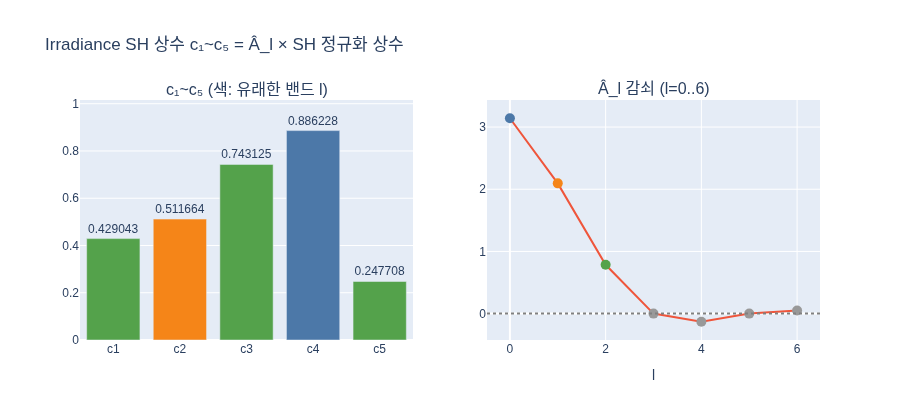

Source code (Python):
# %% [markdown]
# # 최적화된 Irradiance 렌더링 식의 상수 $c_1 \sim c_5$ 는 어디서 오는가?
#
# Ramamoorthi & Hanrahan (2001) 의 식
#
# $$E(n)=c_1L_{22}(x^2-y^2)+c_3L_{20}z^2+c_4L_{00}-c_5L_{20}+2c_1(L_{2-2}xy+L_{21}xz+L_{2-1}yz)+2c_2(L_{11}x+L_{1-1}y+L_{10}z)$$
#
# 의 상수 $c_1=0.429043,\ c_2=0.511664,\ c_3=0.743125,\ c_4=0.886227,\ c_5=0.247708$ 는
# 외워야 하는 마법의 숫자가 아니라 **두 가지 상수의 곱**이다.
#
# 1. 클램프된 코사인 $\max(\cos\theta,0)$ 의 SH 계수 $\hat{A}_l=\sqrt{\tfrac{4\pi}{2l+1}}A_l$
#    ($\hat A_0=\pi,\ \hat A_1=2\pi/3,\ \hat A_2=\pi/4$)
# 2. 실수 SH 기저 $y_l^m$ 의 정규화 상수 (셰이더 `ShFunctionL2` 의 0.282095, 0.488603, 1.092548, 0.315392, 0.546274)
#
# 이 스크립트는 그 사실을 수치로 확인한다.

# %%
# 필요 패키지: numpy, plotly, kaleido
import os
import numpy as np


def _show(fig):
    try:
        from IPython import get_ipython
        if get_ipython() is not None:  # VSCode 셀/Jupyter에서만 렌더링
            fig.show()
    except ImportError:
        pass


HERE = os.path.dirname(os.path.abspath(__file__)) if "__file__" in globals() else "."

# %% [markdown]
# ## 1. $\hat{A}_l$ 계산
#
# $A_l=\int_0^{\pi}\max(\cos\theta,0)\,y_l^0(\theta,0)\,\sin\theta\,d\theta$ 를 수치 적분(방위각 $2\pi$ 포함)하고
# $\hat A_l=\sqrt{4\pi/(2l+1)}A_l$ 로 변환한다. 해석해는 $\hat A_0=\pi,\ \hat A_1=\frac{2\pi}{3},\ \hat A_2=\frac{\pi}{4}$.

# %%
# 셰이더 ShFunctionL2 와 동일한 정규화 상수
K00, K1, K2xy, K20, K22 = 0.282095, 0.488603, 1.092548, 0.315392, 0.546274

theta = np.linspace(0, np.pi, 200001)
z = np.cos(theta)
clamped = np.maximum(z, 0.0)
w = np.sin(theta) * 2 * np.pi          # dΩ = sinθ dθ dφ, φ 적분은 2π (m=0 이므로 φ 무관)

def trapz(f):
    return np.trapezoid(f, theta) if hasattr(np, "trapezoid") else np.trapz(f, theta)

A0 = trapz(clamped * K00 * w)
A1 = trapz(clamped * K1 * z * w)
A2 = trapz(clamped * K20 * (3 * z**2 - 1) * w)
Ahat = [np.sqrt(4 * np.pi / (2 * l + 1)) * A for l, A in enumerate((A0, A1, A2))]
for l, (a, ref) in enumerate(zip(Ahat, (np.pi, 2 * np.pi / 3, np.pi / 4))):
    print(f"A_hat_{l} = {a:.5f}   (해석해 {ref:.5f})")
# 출력:
# A_hat_0 = 3.14159   (해석해 3.14159)
# A_hat_1 = 2.09440   (해석해 2.09440)
# A_hat_2 = 0.78540   (해석해 0.78540)

# %% [markdown]
# ## 2. $c_1\sim c_5$ 유도
#
# $E(n)=\sum_{lm}\hat A_l L_{lm}\,y_l^m(n)$ 에 $y_l^m$ 의 다항식 형태를 대입해 항별로 묶으면
#
# | 상수 | 유도 | 관련 항 |
# |---|---|---|
# | $c_4=\hat A_0\cdot 0.282095$ | $\pi\cdot0.282095$ | $L_{00}$ |
# | $c_2=\tfrac12\hat A_1\cdot 0.488603$ | 식에는 $2c_2$ 로 등장 | $L_{1m}\,(x,y,z)$ |
# | $c_1=\hat A_2\cdot 0.546274=\tfrac12\hat A_2\cdot1.092548$ | 두 방식이 일치 | $L_{22}(x^2-y^2)$, $2c_1\cdot xy,xz,yz$ |
# | $c_3=\hat A_2\cdot 3\cdot0.315392$ | $y_2^0=0.315392(3z^2-1)$ 의 $3z^2$ | $L_{20}z^2$ |
# | $c_5=\hat A_2\cdot 0.315392$ | 같은 $y_2^0$ 의 $-1$ | $-L_{20}$ |

# %%
A0h, A1h, A2h = np.pi, 2 * np.pi / 3, np.pi / 4
c = {
    "c1": A2h * K22,
    "c2": 0.5 * A1h * K1,
    "c3": A2h * 3 * K20,
    "c4": A0h * K00,
    "c5": A2h * K20,
}
paper = {"c1": 0.429043, "c2": 0.511664, "c3": 0.743125, "c4": 0.886227, "c5": 0.247708}
for k in c:
    print(f"{k} = {c[k]:.6f}   (논문/셰이더 {paper[k]:.6f}, 차이 {abs(c[k]-paper[k]):.1e})")
print("c1 via 0.5*A2h*1.092548 =", round(0.5 * A2h * K2xy, 6))
# 출력:
# c1 = 0.429043   (논문/셰이더 0.429043, 차이 4.0e-07)
# c2 = 0.511664   (논문/셰이더 0.511664, 차이 1.3e-07)
# c3 = 0.743125   (논문/셰이더 0.743125, 차이 1.1e-07)
# c4 = 0.886228   (논문/셰이더 0.886227, 차이 5.8e-07)  ← 논문 값은 6자리 반올림
# c5 = 0.247708   (논문/셰이더 0.247708, 차이 3.0e-07)
# c1 via 0.5*A2h*1.092548 = 0.429043

# %% [markdown]
# ## 3. 최적화 식 vs. 일반 SH 합 검증
#
# 임의의 $L_{lm}$ (9개) 와 임의의 법선 $n$ 에 대해
# 셰이더 `ImageBasedLight` 형태의 식과 $\sum_{lm}\hat A_l L_{lm} y_l^m(n)$ 이 일치해야 한다.

# %%
def sh_l2(v):
    x, y, z = v
    return np.array([K00, K1 * y, K1 * z, K1 * x,
                     K2xy * x * y, K2xy * y * z, K20 * (3 * z * z - 1), K2xy * x * z, K22 * (x * x - y * y)])

def irradiance_generic(L, n):
    Ah = np.array([A0h, A1h, A1h, A1h, A2h, A2h, A2h, A2h, A2h])
    return np.sum(Ah * L * sh_l2(n))

def irradiance_optimized(L, n):
    l00, l1_1, l10, l11, l2_2, l2_1, l20, l21, l22 = L
    x, y, z = n
    c1, c2, c3, c4, c5 = paper["c1"], paper["c2"], paper["c3"], paper["c4"], paper["c5"]
    return (c1 * l22 * (x * x - y * y) + c3 * l20 * z * z + c4 * l00 - c5 * l20
            + 2 * c1 * (l2_2 * x * y + l21 * x * z + l2_1 * y * z)
            + 2 * c2 * (l11 * x + l1_1 * y + l10 * z))

rng = np.random.default_rng(0)
max_err = 0.0
for _ in range(1000):
    L = rng.normal(size=9)
    n = rng.normal(size=3); n /= np.linalg.norm(n)
    max_err = max(max_err, abs(irradiance_generic(L, n) - irradiance_optimized(L, n)))
print(f"1000개 랜덤 (L, n) 에 대한 최대 오차: {max_err:.2e}")
# 출력:
# 1000개 랜덤 (L, n) 에 대한 최대 오차: 2.55e-06

# %% [markdown]
# ## 4. 시각화
#
# 왼쪽: 각 상수가 어떤 $\hat A_l$ 에서 오는지 (색은 $l$).
# 오른쪽: $\hat A_l$ 의 빠른 감쇠 — $l\le2$ 만 쓰는 이유.

# %%
import plotly.graph_objects as go
from plotly.subplots import make_subplots

names = ["c1", "c2", "c3", "c4", "c5"]
band = {"c1": 2, "c2": 1, "c3": 2, "c4": 0, "c5": 2}
colors = {0: "#4C78A8", 1: "#F58518", 2: "#54A24B"}

fig = make_subplots(rows=1, cols=2, subplot_titles=("c₁~c₅ (색: 유래한 밴드 l)", "Â_l 감쇠 (l=0..6)"))
fig.add_trace(go.Bar(x=names, y=[c[k] for k in names],
                     marker_color=[colors[band[k]] for k in names],
                     text=[f"{c[k]:.6f}" for k in names], textposition="outside", showlegend=False), row=1, col=1)

# Â_l 일반 항 (l 짝수, l≥2): 2π (-1)^{l/2-1} (l-2)!... 대신 수치 적분으로 계산
def Ahat_numeric(l):
    from numpy.polynomial import legendre
    P = legendre.Legendre.basis(l)(z)                     # P_l(cosθ)
    y_l0 = np.sqrt((2 * l + 1) / (4 * np.pi)) * P         # y_l^0
    return np.sqrt(4 * np.pi / (2 * l + 1)) * trapz(clamped * y_l0 * w)

ls = list(range(7))
Ah_all = [Ahat_numeric(l) for l in ls]
print("A_hat_l, l=0..6:", [round(float(a), 4) for a in Ah_all])
# 출력:
# A_hat_l, l=0..6: [3.1416, 2.0944, 0.7854, -0.0, -0.1309, -0.0, 0.0491]
fig.add_trace(go.Scatter(x=ls, y=Ah_all, mode="lines+markers",
                         marker=dict(color=[colors.get(l, "#999") for l in ls], size=10), showlegend=False), row=1, col=2)
fig.add_hline(y=0, line_dash="dot", line_color="gray", row=1, col=2)
fig.update_xaxes(title_text="l", row=1, col=2)
fig.update_layout(height=420, width=900, title_text="Irradiance SH 상수 c₁~c₅ = Â_l × SH 정규화 상수")
_show(fig)
fig.write_image(os.path.join(HERE, "expy.png"))
print("saved expy.png")
# 출력:
# saved expy.png
